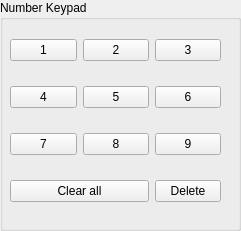
   <widget class="QGroupBox" name="groupBox_Keypad">
    <property name="geometry">
     <rect>
      <x>720</x>
      <y>340</y>
      <width>241</width>
      <height>231</height>
     </rect>
    </property>
    <property name="title">
     <string>Number Keypad</string>
    </property>
    <widget class="QWidget" name="keypad" native="true">
     <property name="geometry">
      <rect>
       <x>10</x>
       <y>20</y>
       <width>211</width>
       <height>201</height>
      </rect>
     </property>
     <layout class="QGridLayout" name="gridLayout_2">
      <item row="0" column="0">
       <widget class="QPushButton" name="input_1">
        <property name="text">
         <string>1</string>
        </property>
       </widget>
      </item>
      <item row="0" column="1">
       <widget class="QPushButton" name="input_2">
        <property name="text">
         <string>2</string>
        </property>
       </widget>
      </item>
      <item row="0" column="2">
       <widget class="QPushButton" name="input_3">
        <property name="text">
         <string>3</string>
        </property>
       </widget>
      </item>
      <item row="1" column="0">
       <widget class="QPushButton" name="input_4">
        <property name="text">
         <string>4</string>
        </property>
       </widget>
      </item>
      <item row="1" column="1">
       <widget class="QPushButton" name="input_5">
        <property name="text">
         <string>5</string>
        </property>
       </widget>
      </item>
      <item row="1" column="2">
       <widget class="QPushButton" name="input_6">
        <property name="text">
         <string>6</string>
        </property>
       </widget>
      </item>
      <item row="2" column="0">
       <widget class="QPushButton" name="input_7">
        <property name="text">
         <string>7</string>
        </property>
       </widget>
      </item>
      <item row="2" column="1">
       <widget class="QPushButton" name="input_8">
        <property name="text">
         <string>8</string>
        </property>
       </widget>
      </item>
      <item row="2" column="2">
       <widget class="QPushButton" name="input_9">
        <property name="text">
         <string>9</string>
        </property>
       </widget>
      </item>
      <item row="3" column="2">
       <widget class="QPushButton" name="input_delete">
        <property name="text">
         <string>Delete</string>
        </property>
       </widget>
      </item>
      <item row="3" column="0" colspan="2">
       <widget class="QPushButton" name="input_define">
        <property name="text">
         <string>Clear all</string>
        </property>
       </widget>
      </item>
     </layout>
    </widget>
   </widget>
